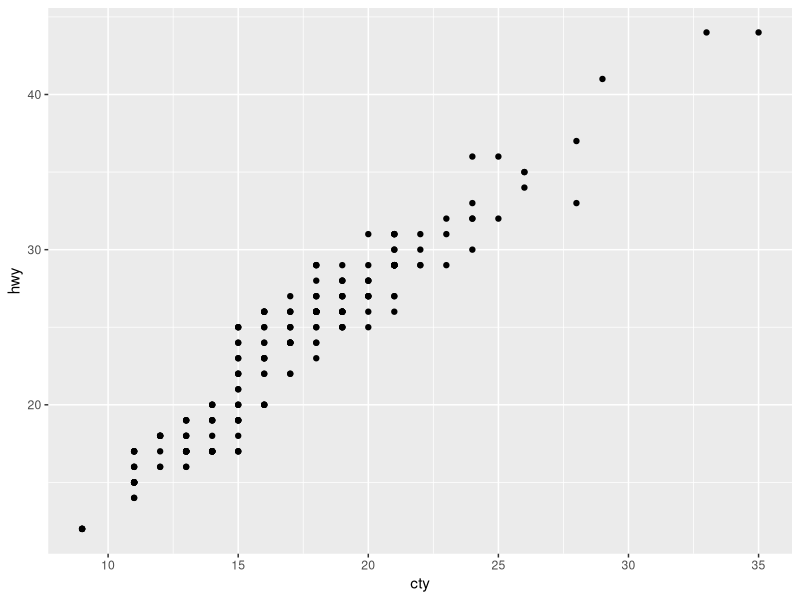
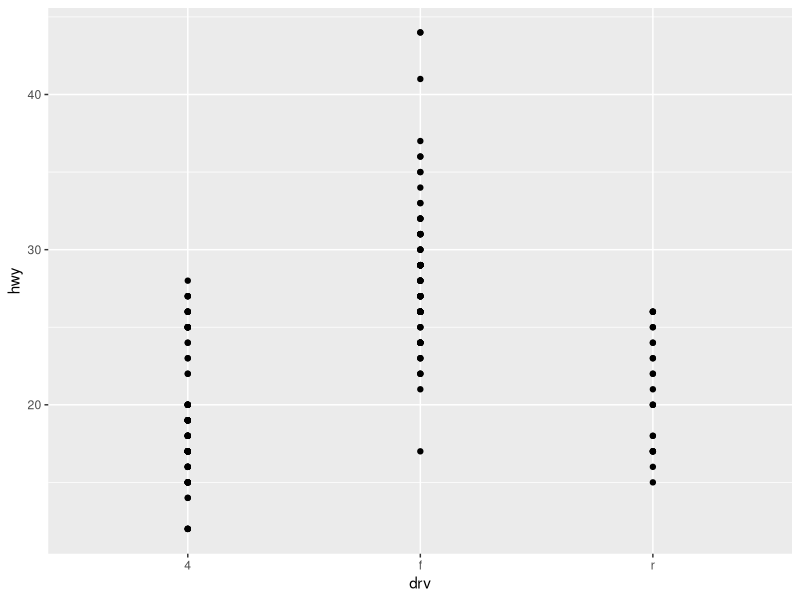
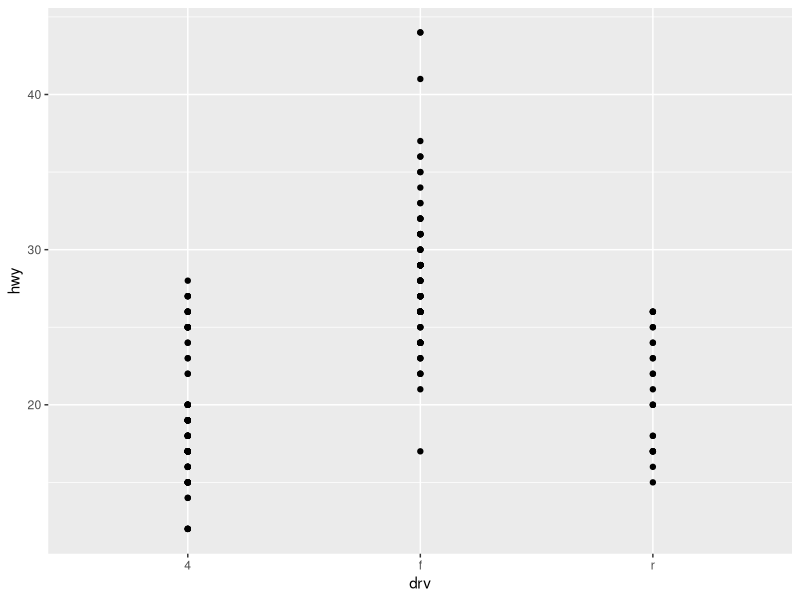
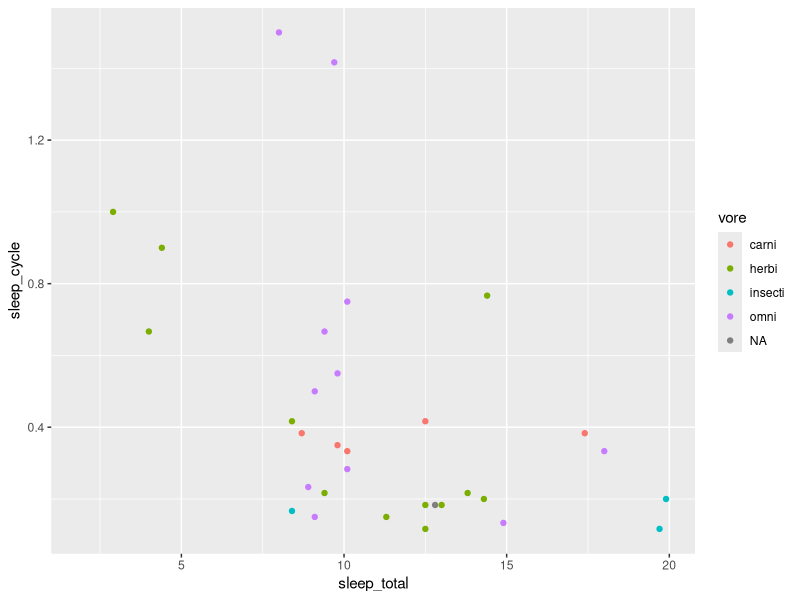
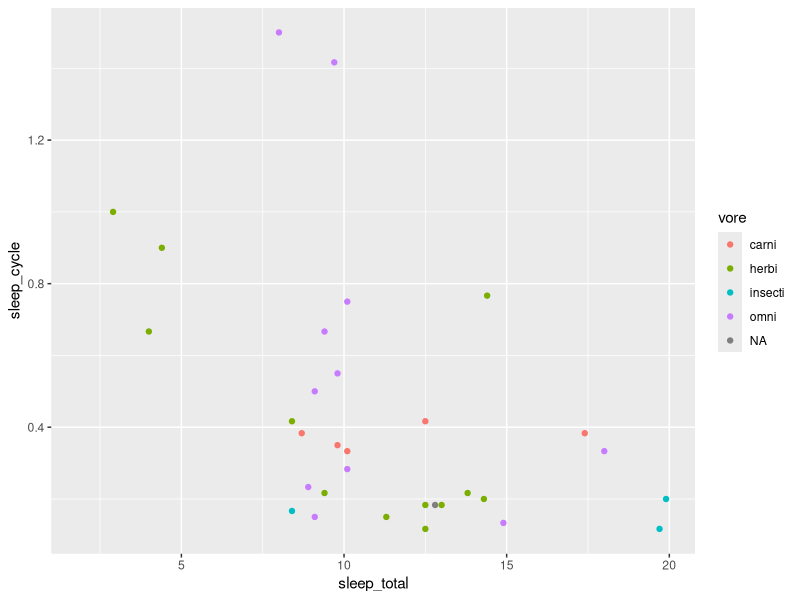
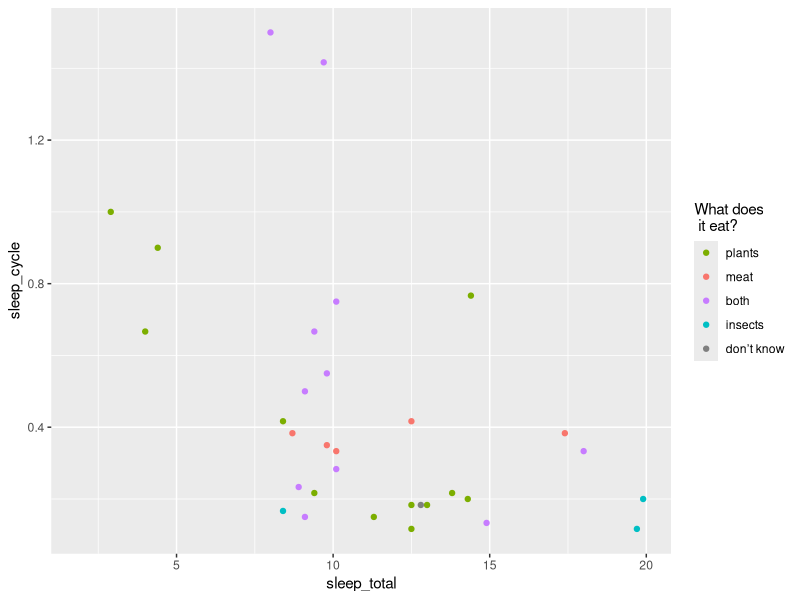
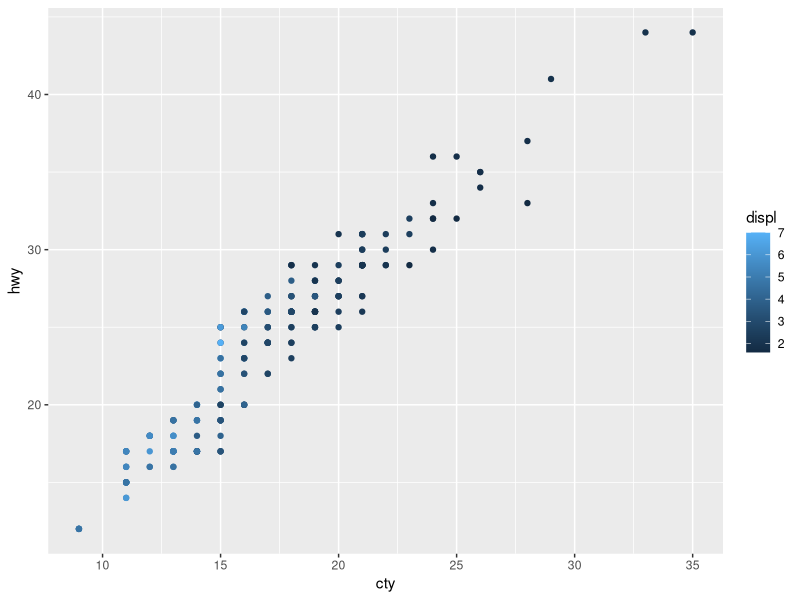
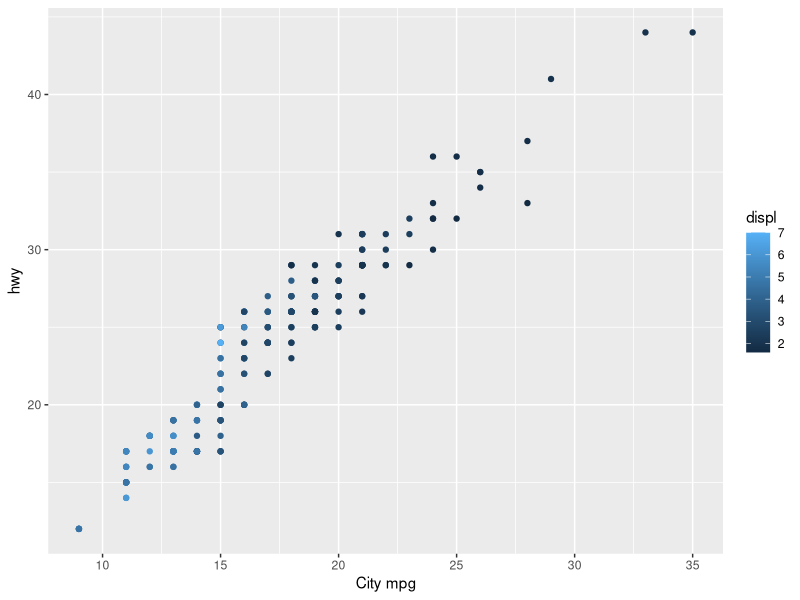

Here is the R script that generated these plots, in order: (Note: this script raises an error after producing the figures.)
## ---- chunk 1
library(ggplot2)
plot <- qplot(cty, hwy, data = mpg)
plot
# This doesn’t work because there is a mismatch between then
# variable type and the default scale
plot + aes(x = drv)
# Correcting the default manually resolves the problem.
plot + aes(x = drv) + scale_x_discrete()
## ---- chunk 2
p <- qplot(sleep_total, sleep_cycle, data = msleep, colour = vore)
p
# Explicitly add the default scale
p + scale_colour_hue()
# Adjust parameters of the default, here changing the appearance
# of the legend
p + scale_colour_hue("What does\n it eat?",
   breaks = c("herbi", "carni", "omni", "insecti", NA),
   labels = c("plants", "meat", "both", "insects", "don’t know"))
# Use a different scale
# p + scale_colour_brewer(pal = "Set1")
## ---- chunk 3
p <- qplot(cty, hwy, data = mpg, colour = displ)
p
p + scale_x_continuous("City mpg")
p + xlab("City mpg")
p + ylab("Highway mpg")
p + labs(x = "City mpg", y = "Highway", colour = "Displacement")
p + xlab(expression(frac(miles, gallon)))
## ---- chunk 4
p <- qplot(cyl, wt, data = mtcars)
p
p + scale_x_continuous(breaks = c(5.5, 6.5))
p + scale_x_continuous(limits = c(5.5, 6.5))

p <- qplot(wt, cyl, data = mtcars, colour = cyl)
p
p + scale_colour_gradient(breaks = c(5.5, 6.5))
p + scale_colour_gradient(limits = c(5.5, 6.5))
## ---- chunk 5
qplot(log10(carat), log10(price), data = diamonds)
qplot(carat, price, data = diamonds) +
  scale_x_log10() + scale_y_log10()
## ---- chunk 6
plot <- qplot(date, psavert, data = economics, geom = "line") +
  ylab("Personal savings rate") +
  geom_hline(xintercept = 0, colour = "grey50")
plot
# plot + scale_x_date(major = "10 years")
# plot + scale_x_date(
#  limits = as.Date(c("2004-01-01", "2005-01-01")),
#  format = "%Y-%m-%d"
#)
## ---- chunk 7
f2d <- with(faithful, MASS::kde2d(eruptions, waiting, h = c(1, 10), n = 50))
df <- with(f2d, cbind(expand.grid(x, y), as.vector(z)))
names(df) <- c("eruptions", "waiting", "density")
erupt <- ggplot(df, aes(waiting, eruptions, fill = density)) +
  geom_tile() +
  scale_x_continuous(expand = c(0, 0)) +
  scale_y_continuous(expand = c(0, 0))
erupt + scale_fill_gradient(limits = c(0, 0.04))
erupt + scale_fill_gradient(limits = c(0, 0.04),
  low = "white", high = "black")
erupt + scale_fill_gradient2(limits = c(-0.04, 0.04),
  midpoint = mean(df$density))
